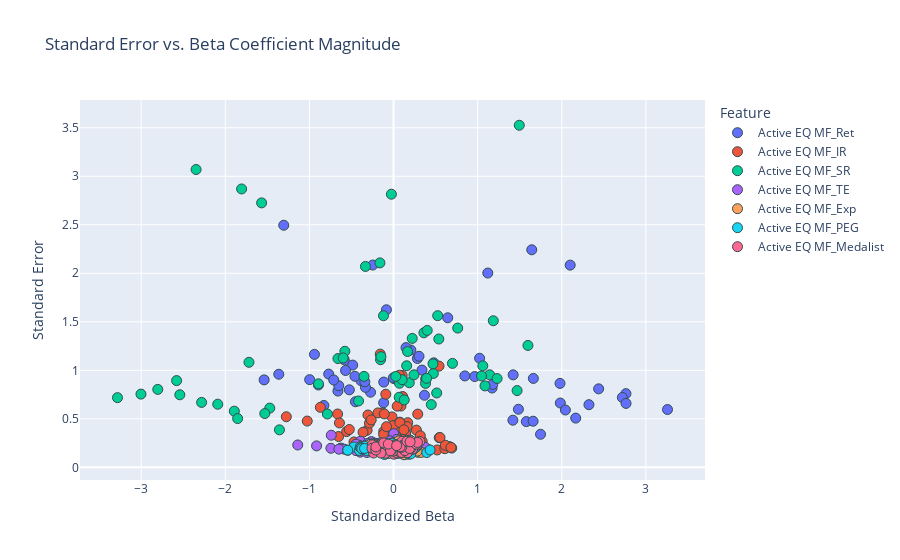

Source (notebook cell):
### Code cell
import plotly.express as px

# Extract standardized beta coefficients and corresponding SEs from final_df
beta_cols = [
    'Active EQ MF_Ret', 'Active EQ MF_IR', 'Active EQ MF_SR',
    'Active EQ MF_TE', 'Active EQ MF_Exp', 'Active EQ MF_PEG',
    'Active EQ MF_Medalist'
]

se_cols = [col + "_SE" for col in beta_cols]

# Melt the dataframe for beta values
beta_melt = final_df.melt(
    id_vars=["RebalDate"], 
    value_vars=beta_cols, 
    var_name="Feature", 
    value_name="Beta"
)

# Melt the dataframe for standard errors
se_melt = final_df.melt(
    id_vars=["RebalDate"], 
    value_vars=se_cols, 
    var_name="Feature_SE", 
    value_name="SE"
)

# Align feature names
se_melt["Feature"] = se_melt["Feature_SE"].str.replace("_SE", "")

# Merge both for plotting
merged_df = pd.merge(beta_melt, se_melt[["RebalDate", "Feature", "SE"]], on=["RebalDate", "Feature"])

# Plot SE vs. Beta magnitude
fig = px.scatter(
    merged_df,
    x="Beta",
    y="SE",
    color="Feature",
    hover_data=["RebalDate"],
    title="Standard Error vs. Beta Coefficient Magnitude",
    labels={"Beta": "Standardized Beta", "SE": "Standard Error"}
)
fig.update_traces(marker=dict(size=10, line=dict(width=1, color='DarkSlateGrey')))
fig.show()
